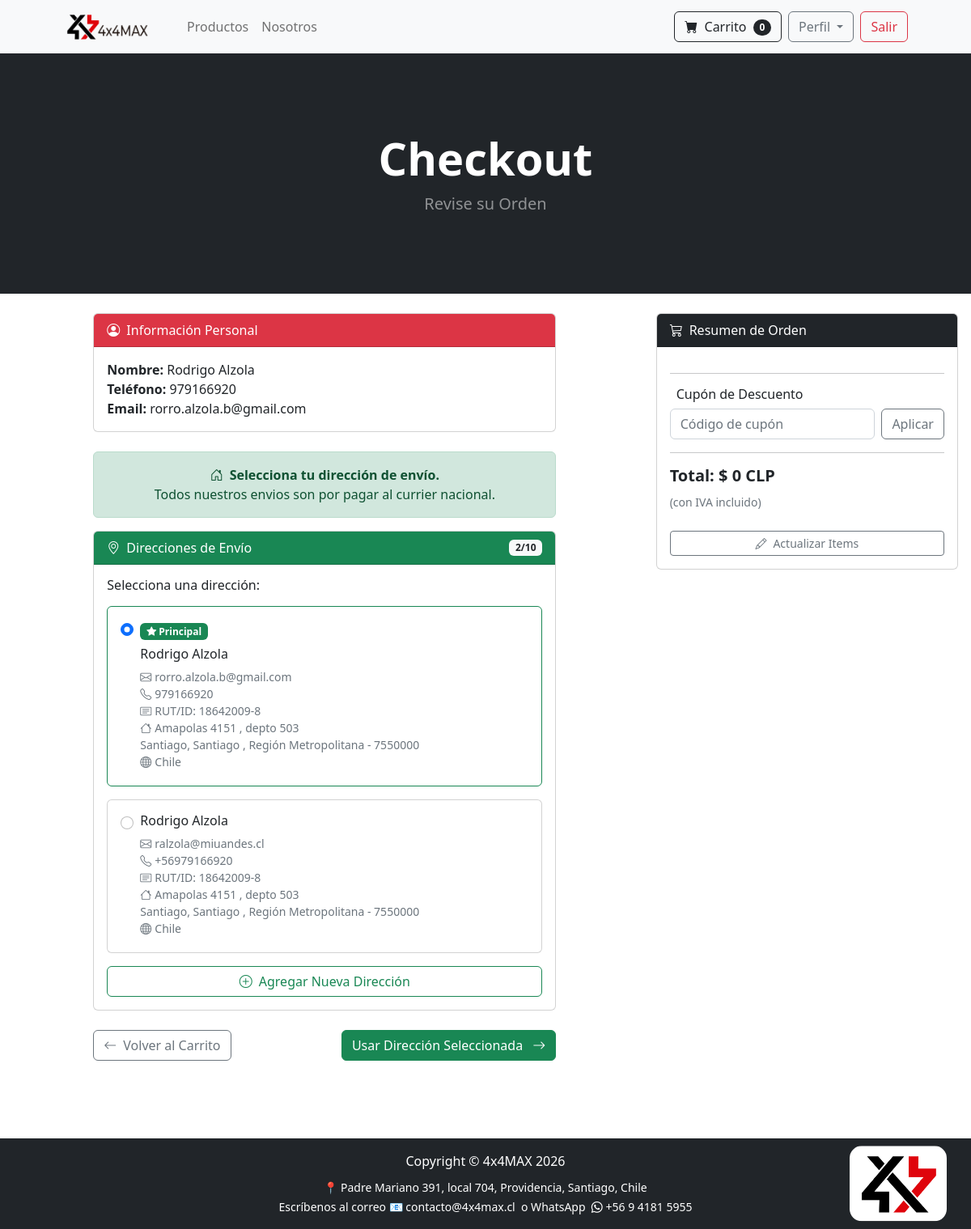
The page /payment/checkout (signed in) on the database its author committed.
### store/models.py (models this page shows, shortened)
class Profile(models.Model):
    user = models.OneToOneField(User, on_delete=models.CASCADE)
    full_name = models.CharField(max_length=100, blank=False)
    date_modified = models.DateTimeField(User, auto_now=True)
    phone = models.CharField(max_length=20, blank=False)
    id_number = models.CharField(max_length=10, default='', validators=[validar_rut], help_text='Rut: 12345678-9')
    email = models.EmailField(max_length=100, blank=False)
    address1 = models.CharField(max_length=200, blank=True)
    address2 = models.CharField(max_length=200, blank=True)
    city = models.CharField(max_length=200, blank=True)
    state = models.CharField(max_length=200, blank=True)
    commune = models.CharField(max_length=200, blank=True)
    zipcode = models.CharField(max_length=200, blank=True)
    country = models.CharField(max_length=200, blank=True)
    old_cart = models.TextField(blank=True, null=True, default='')

### payment/models.py (models this page shows, shortened)
class ShippingAddress(models.Model):
    user = models.ForeignKey(User, on_delete=models.CASCADE, related_name='shipping_addresses')
    full_name = models.CharField(max_length=255)
    email = models.EmailField(max_length=255)
    phone = models.CharField(max_length=20)
    id_number = models.CharField(max_length=10, default='', validators=[validar_rut], help_text='Formato: 12345678-9')
    address1 = models.CharField(max_length=255)
    address2 = models.CharField(max_length=255, blank=True, null=True)
    city = models.CharField(max_length=100)
    commune = models.CharField(max_length=100, blank=True, null=True)
    region = models.CharField(max_length=100)
    zipcode = models.CharField(max_length=20, blank=True, null=True)
    country = models.CharField(max_length=100, default='Chile')
    notes = models.TextField(
        blank=True,
        null=True,
        max_length=300,
        verbose_name='Comentarios adicionales',
        help_text='Ej: "Dejar con conserje", "Timbre no funciona", "Casa blanca con reja negra"'
    )
    is_default = models.BooleanField(default=False)
    created_at = models.DateTimeField(auto_now_add=True)
    class Meta:
        ordering = ['-is_default', '-created_at']
        verbose_name_plural = "Shipping Addresses"

### payment/views.py (the view, shortened to what this page needs)
# urls.py: path('checkout', views.checkout, name='checkout'),
def checkout(request):
    cart = Cart(request)
    cart_products = cart.get_products()
    quantities = cart.get_quants()
    coupon_code = request.session.get('coupon_code')
    coupon_discount = request.session.get('coupon_discount', 0)
    cart_total = float(cart.cart_total())
    total_after_discount = cart_total - coupon_discount
    coupon = None
    personal_info = None
    guest_user_form = None
    workshop_id = request.POST.get('workshop_id') or request.GET.get('workshop_id')
    shipping_form = None
    is_workshop_shipping = False
    if request.method == 'GET':
        request.session.pop('guest_info', None)
    if request.user.is_authenticated:
        try:
            profile = Profile.objects.get(user=request.user)
            personal_info = {
                'full_name': profile.full_name,
                'phone': profile.phone,
                'email': profile.email,
            }
        except Profile.DoesNotExist:
            personal_info = {
                'full_name': '',
                'phone': '',
                'email': '',
            }
        shipping_addresses = ShippingAddress.objects.filter(user=request.user).order_by('-is_default', '-created_at')
        has_addresses = shipping_addresses.exists()
        can_add_more = shipping_addresses.count() < 10
        if workshop_id:
            try:
                selected_workshop = Workshop.objects.get(id=workshop_id)
                is_workshop_shipping = True
                shipping_data = {
                    'shipping_full_name': selected_workshop.name,
                    'shipping_phone': '',
                    'shipping_email': '',
                    'shipping_id_number': selected_workshop.id_number,
                    'shipping_address1': selected_workshop.address1,
                    'shipping_address2': selected_workshop.address2,
                    'shipping_city': selected_workshop.city,
                    'shipping_state': selected_workshop.state,
                    'shipping_commune': selected_workshop.commune,
                    'shipping_zipcode': selected_workshop.zipcode,
                    'shipping_country': selected_workshop.country,
                }
                shipping_form = ShippingForm(initial=shipping_data)
                if request.method == 'POST':
                    shipping_info = shipping_data
                    billing_form = PaymentForm()
                    request.session['personal_info'] = personal_info
                    request.session['shipping_info'] = shipping_info
                    request.session['workshop_id'] = workshop_id
                    return render(request, "payment/billing_info.html", {
                        "cart_products": cart_products,
                        "quantities": quantities,
                        "total": total_after_discount,  # CAMBIO: usar total con descuento
                        "total_original": cart_total,  # NUEVO: total original
                        "coupon_discount": coupon_discount,  # NUEVO
                        "coupon": coupon,  # NUEVO
                        "shipping_info": shipping_info,
                        "personal_info": personal_info,
                        "billing_form": billing_form
                    })
            except Workshop.DoesNotExist:
                shipping_form = ShippingForm()
        else:
            is_workshop_shipping = False
            shipping_form = ShippingForm()
    return render(request, "payment/checkout.html", {
        "cart_products": cart_products,
        "quantities": quantities,
        "total": cart_total,  # Total original
        "total_after_discount": total_after_discount,  # NUEVO: Total con descuento
        "coupon": coupon,  # NUEVO
        "coupon_discount": coupon_discount,  # NUEVO
        "shipping_form": shipping_form,
        "personal_info": personal_info,
        "is_workshop_shipping": is_workshop_shipping,
        "guest_user_form": guest_user_form,
        "workshop_id": workshop_id,
        "shipping_addresses": shipping_addresses if request.user.is_authenticated else [],
        "has_addresses": has_addresses if request.user.is_authenticated else False,
        "can_add_more": can_add_more if request.user.is_authenticated else False,
    })

### payment/templates/payment/checkout.html (shortened to what this page needs)
{% extends 'base.html' %}
{% load custom_filters %}
{% block content %}
<header class="bg-dark py-5">
  <div class="container-fluid px-3 my-5">
    <div class="text-center text-white">
      <h1 class="display-4 fw-bolder">Checkout</h1>
      <p class="lead fw-normal text-white-50 mb-0">Revise su Orden</p>
    </div>
  </div>
</header>
<br/>
<div class="container-fluid px-3">
  <div class="row justify-content-between">
    <div class="col-lg-6 mx-auto">
      {% if user.is_authenticated %}
        <div class="card mb-4">
          <div class="card-header bg-danger text-white">
            <i class="bi bi-person-circle me-2"></i>Información Personal
          </div>
          <div class="card-body">
            <div class="mb-0"><strong>Nombre:</strong> {{ personal_info.full_name }}</div>
            <div class="mb-0"><strong>Teléfono:</strong> {{ personal_info.phone }}</div>
            <div class="mb-0"><strong>Email:</strong> {{ personal_info.email }}</div>
          </div>
        </div>
        <div class="alert {% if is_workshop_shipping %}alert-info{% else %}alert-success{% endif %} text-center">
          {% if is_workshop_shipping %}
            <i class="bi bi-tools me-2"></i><strong>Este pedido será enviado al taller seleccionado.</strong>
          {% else %}
            <i class="bi bi-house-door me-2"></i><strong>Selecciona tu dirección de envío.</strong><br/>
            Todos nuestros envios son por pagar al currier nacional.
          {% endif %}
        </div>
        {% if is_workshop_shipping %}
          <form method="POST" action="{% url 'checkout' %}">
            {% csrf_token %}
            <input type="hidden" name="workshop_id" value="{{ workshop_id }}">
            <div class="card mb-4">
              <div class="card-header bg-info text-white">
                <i class="bi bi-geo-alt me-2"></i>Dirección del Taller
              </div>
              <div class="card-body">
                <div class="mb-1"><strong>Taller:</strong> {{ shipping_form.shipping_full_name.value }}</div>
                <div class="mb-1"><strong>Dirección:</strong> {{ shipping_form.shipping_address1.value }}</div>
                <div class="mb-1"><strong>Ciudad:</strong> {{ shipping_form.shipping_city.value }}</div>
                <div class="mb-1"><strong>Region:</strong> {{ shipping_form.shipping_state.value }}</div>
                <div class="mb-1"><strong>Comuna:</strong> {{ shipping_form.shipping_commune.value }}</div>
                <div class="mb-1"><strong>Código Postal:</strong> {{ shipping_form.shipping_zipcode.value }}</div>
              </div>
            </div>
            <div class="d-flex justify-content-between">
              <a href="{% url 'workshop' %}" class="btn btn-outline-secondary">
                <i class="bi bi-arrow-left me-2"></i>Volver a Talleres
              </a>
              <button type="submit" class="btn btn-danger">
                Continuar <i class="bi bi-arrow-right ms-2"></i>
              </button>
            </div>
          </form>
        {% else %}
          <div class="card mb-4">
            <div class="card-header bg-success text-white d-flex justify-content-between align-items-center">
              <span><i class="bi bi-geo-alt me-2"></i>Direcciones de Envío</span>
              {% if has_addresses %}
                <span class="badge bg-light text-dark">{{ shipping_addresses.count }}/10</span>
              {% endif %}
            </div>
            <div class="card-body">
              {% if has_addresses %}
                <h6 class="mb-3">Selecciona una dirección:</h6>
                {% for address in shipping_addresses %}
                  <div class="card mb-3 {% if address.is_default %}border-success{% endif %}">
                    <div class="card-body">
                      <div class="form-check">
                        <input
                          class="form-check-input"
                          type="radio"
                          name="selected_address"
                          id="address_{{ address.id }}"
                          value="{{ address.id }}"
                          {% if address.is_default %}checked{% endif %}
                        >
                        <label class="form-check-label w-100" for="address_{{ address.id }}">
                          {% if address.is_default %}
                            <span class="badge bg-success mb-2">
                              <i class="bi bi-star-fill"></i> Principal
                            </span>
                          {% endif %}
                          <h6 class="mb-2">{{ address.full_name }}</h6>
                          <p class="mb-0 text-muted small">
                            <i class="bi bi-envelope me-1"></i>{{ address.email }}<br>
                            <i class="bi bi-telephone me-1"></i>{{ address.phone }}<br>
                            <i class="bi bi-card-text me-1"></i>RUT/ID: {{ address.id_number}}<br>
                            <i class="bi bi-house me-1"></i>{{ address.address1 }}
                            {% if address.address2 %}, {{ address.address2 }}{% endif %}<br>
                            {{ address.commune }}, {{ address.city }}
                            {% if address.region %}, {{ address.region }}{% endif %}
                            {% if address.zipcode %} - {{ address.zipcode }}{% endif %}<br>
                            <i class="bi bi-globe me-1"></i>{{ address.country }}
                          </p>
                        </label>
                      </div>
                    </div>
                  </div>
                {% endfor %}
                {% if can_add_more %}
                  <button
                    class="btn btn-outline-success w-100"
                    type="button"
                    data-bs-toggle="collapse"
                    data-bs-target="#newAddressForm"
                  >
                    <i class="bi bi-plus-circle me-2"></i>Agregar Nueva Dirección
                  </button>
                {% else %}
                  <div class="alert alert-warning mt-3">
                    <i class="bi bi-exclamation-triangle me-2"></i>
                    Has alcanzado el límite de 10 direcciones.
                  </div>
                {% endif %}
              {% endif %}
            </div>
          </div>
          {% if has_addresses %}
            <form method="POST" action="{% url 'checkout' %}" id="select-address-form">
              <div class="d-flex justify-content-between mt-3">
                <a href="{% url 'cart_summary' %}" class="btn btn-outline-secondary">
                  <i class="bi bi-arrow-left me-2"></i>Volver al Carrito
                </a>
                <button type="submit" class="btn btn-success">
                  Usar Dirección Seleccionada <i class="bi bi-arrow-right ms-2"></i>
                </button>
              </div>
            </form>
          {% else %}
            <div class="d-flex justify-content-between mt-3">
              <a href="{% url 'workshop' %}" class="btn btn-outline-secondary">
                <i class="bi bi-arrow-left me-2"></i>Volver a Talleres
              </a>
            </div>
          {% endif %}
        {% endif %}
      {% endif %}
      <br><br>
    </div>
<div class="col-md-4">
  <div class="card">
    <div class="card-header bg-dark text-white">
      <i class="bi bi-cart3 me-2"></i>Resumen de Orden
    </div>
    <div class="card-body">
      <hr>
      <div class="mb-3">
        <h6>Cupón de Descuento</h6>
        {% if coupon %}
          <div class="alert alert-success py-2 mb-2">
            <div class="d-flex justify-content-between align-items-center">
              <div>
                <strong>{{ coupon.code }}</strong><br>
                <small>-$ {{ coupon_discount|currency_format }}</small>
              </div>
              <button type="button" class="btn btn-sm btn-outline-danger" id="remove-coupon-btn">
                <i class="bi bi-x"></i>
              </button>
            </div>
          </div>
        {% else %}
          <div class="d-flex gap-2 mb-2">
            <input type="text" class="form-control" id="coupon-code" placeholder="Código de cupón" maxlength="50">
            <button class="btn btn-outline-secondary" type="button" id="apply-coupon-btn">
              Aplicar
            </button>
          </div>
        {% endif %}
      </div>
      <hr>
      {% if coupon_discount > 0 %}
        <div class="d-flex justify-content-between mb-2">
          <span>Subtotal:</span>
          <span>$ {{ total|currency_format }}</span>
        </div>
        <div class="d-flex justify-content-between mb-2 text-success">
          <span>Descuento:</span>
          <span>-$ {{ coupon_discount|currency_format }}</span>
        </div>
        <hr>
        <h5 class="d-flex justify-content-between">
          <strong>Total:</strong>
          <strong class="text-success">$ {{ total_after_discount|currency_format }} CLP</strong>
        </h5>
      {% else %}
        <h5><strong>Total: $ {{ total|currency_format }} CLP</strong></h5>
      {% endif %}
      <small class="text-muted">(con IVA incluido)</small>
      <br><br>
      <a href="{% url 'cart_summary' %}" class="btn btn-sm btn-outline-secondary w-100">
        <i class="bi bi-pencil me-2"></i>Actualizar Items
      </a>
    </div>
  </div>
</div>
  </div>
</div>
<br/><br/>
{% endblock %}

### rows shown on the page
Profile: full_name "Rodrigo Alzola", phone "979166920", email "rorro.alzola.b@gmail.com"
ShippingAddress: is_default "☑ Principal Rodrigo Alzola rorr", full_name "Rodrigo Alzola", email "rorro.alzola.b@gmail.com", phone "979166920", id_number "18642009-8", address1 "Amapolas 4151", address2 "depto 503", commune "Santiago", city "Santiago", region "Región Metropolitana", zipcode "7550000", country "Chile"
ShippingAddress: is_default "☐ Rodrigo Alzola ralzola@miuand", full_name "Rodrigo Alzola", email "ralzola@miuandes.cl", phone "+56979166920", id_number "18642009-8", address1 "Amapolas 4151", address2 "depto 503", commune "Santiago", city "Santiago", region "Región Metropolitana", zipcode "7550000", country "Chile"

### other values the page prints
{{ cart|length }} "0"
{{ shipping_addresses.count }} "2"
{{ total|currency_format }} "0"
